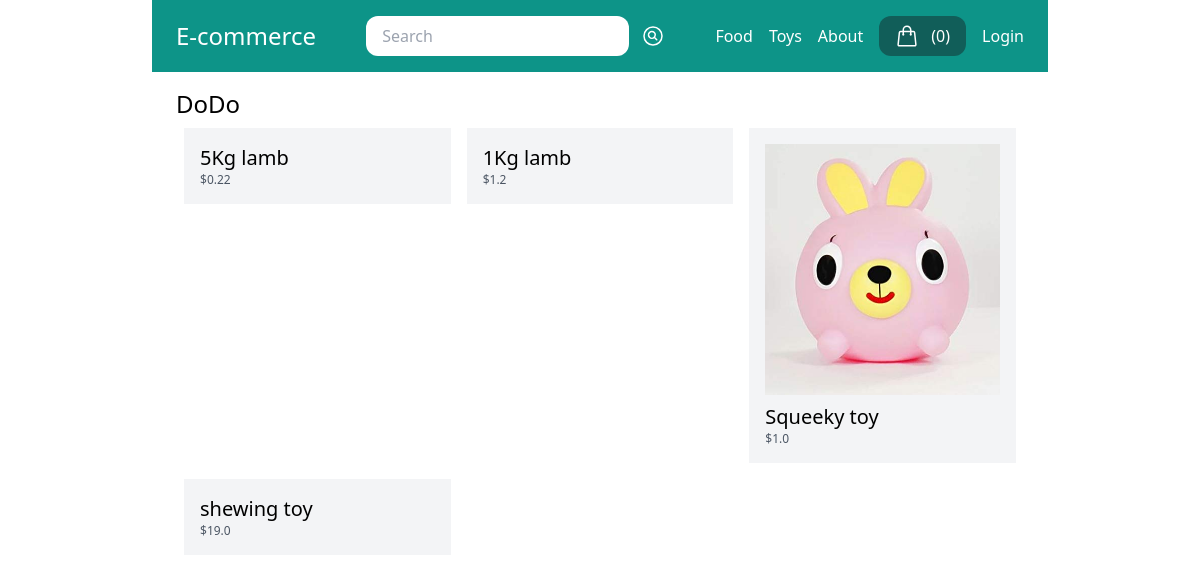
Page /vendors/1/ on the earlier database version.
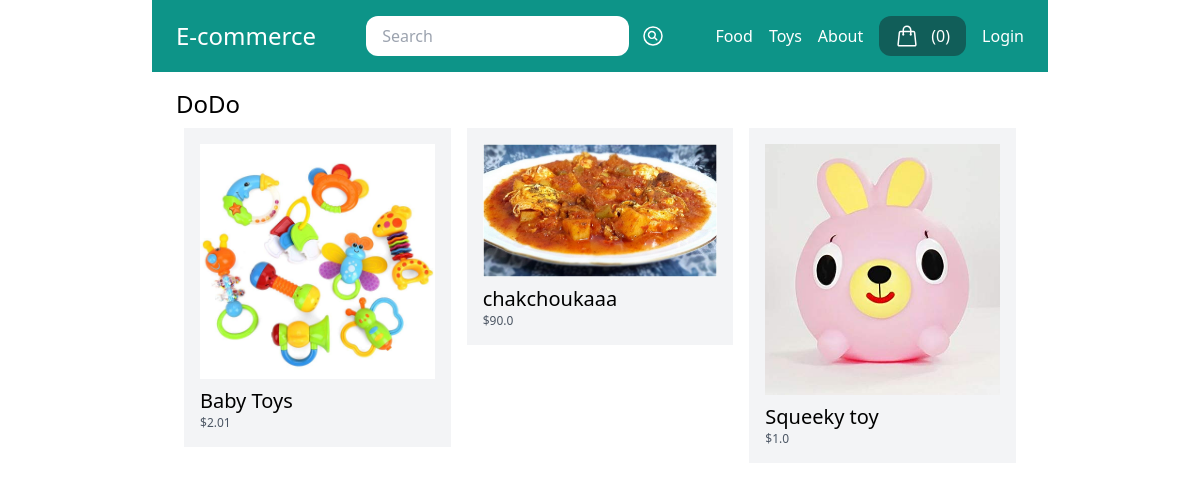
Same page on the later database version.
### store/models.py (models this page shows, shortened)
class Category(models.Model):
    title = models.CharField(max_length=50)
    slug = models.SlugField(max_length=50)
    class Meta:
        verbose_name_plural = "Categories"

class Product(models.Model):
    DRAFT = "draft"
    WAITING_APPROVAL = "waitingapproval"
    ACTIVE = "active"
    DELETED = "deleted"
    STATUS_CHOICES = (
        (DRAFT, "Draft"),
        (WAITING_APPROVAL, "Waiting Approval"),
        (ACTIVE, "Active"),
        (DELETED, "Deleted"),
    )
    user = models.ForeignKey(User, related_name="products", on_delete=models.CASCADE)
    category = models.ForeignKey(
        Category, related_name="products", on_delete=models.CASCADE
    )
    title = models.CharField(max_length=50)
    slug = models.SlugField(max_length=50)
    description = models.TextField(blank=True)
    price = models.IntegerField()
    image = models.ImageField(
        upload_to="uploads/product_images",
        blank=True,
        null=True,
    )
    thumbnail = models.ImageField(
        upload_to="uploads/product_images/thumbnail",
        blank=True,
        null=True,
    )
    created_at = models.DateTimeField(auto_now_add=True)
    updated_at = models.DateTimeField(auto_now=True)
    status = models.CharField(max_length=50, choices=STATUS_CHOICES, default=ACTIVE)
    class Meta:
        ordering = ("-created_at",)
    def get_display_price(self):
        return self.price / 100

### userprofile/views.py (the view)
# urls.py: path("vendors/<int:pk>/", views.vendor_detail, name="vendor_detail"),
def vendor_detail(request, pk):
    user = User.objects.get(pk=pk)
    products = user.products.filter(status=Product.ACTIVE)
    return render(
        request,
        "userprofile/vendor_detail.html",
        {
            "user": user,
            "products": products,
        },
    )

### store/cart.py (called while the page is built)
    def __len__(self):
        return sum(item["quantity"] for item in self.cart.values())

### store/context_processors.py (called while the page is built)
def cart(request):
    return {
        "cart": Cart(request),
    }

### store/templatetags/menu.py (called while the page is built)
@register.inclusion_tag("core/menu.html")
def menu():
    categories = Category.objects.all()
    return {'categories': categories}

### userprofile/templates/userprofile/vendor_detail.html (shortened to what this page needs)
{% extends 'core/base.html' %}
{% block content %}
  <h1 class="text-2xl">{% firstof user.get_full_name user.username %}</h1>
  <div class="flex flex-wrap">
    {% for product in products %}
      <div class="product w-1/3 p-2">
        <div class="p-4 bg-gray-100">
          <a href="{% url 'product_detail' product.category.slug product.slug %} ">
            {% if product.image %}
              <div class="image mb-2">
                <img src="{{ product.image.url }}" alt="Image of {{ product.title }}" />
              </div>
            {% endif %}
            <h2 class="text-xl">{{ product.title }}</h2>
            <p class="text-xs text-gray-600">${{ product.get_display_price }}</p>
          </a>
        </div>
      </div>
    {% endfor %}
  </div>
{% endblock %}

### core/templates/core/menu.html
{% for category in categories %}
  <a href=" {% url 'category_detail' category.slug %} " class="text-white">{{ category.title }}</a>
{% endfor %}
<a href=" {% url 'about' %} " class="text-white">About</a>

Differences in the rows shown:
no longer on this page (row edited): Product: title "5Kg lamb", get_display_price "0.22"
no longer on this page (row edited): Product: title "1Kg lamb", get_display_price "1.2"
no longer on this page (row edited): Product: title "shewing toy", get_display_price "19.0"
added Product: image (picture), title "Baby Toys", get_display_price "2.01"
added Product: image (picture), title "chakchoukaaa", get_display_price "90.0"
